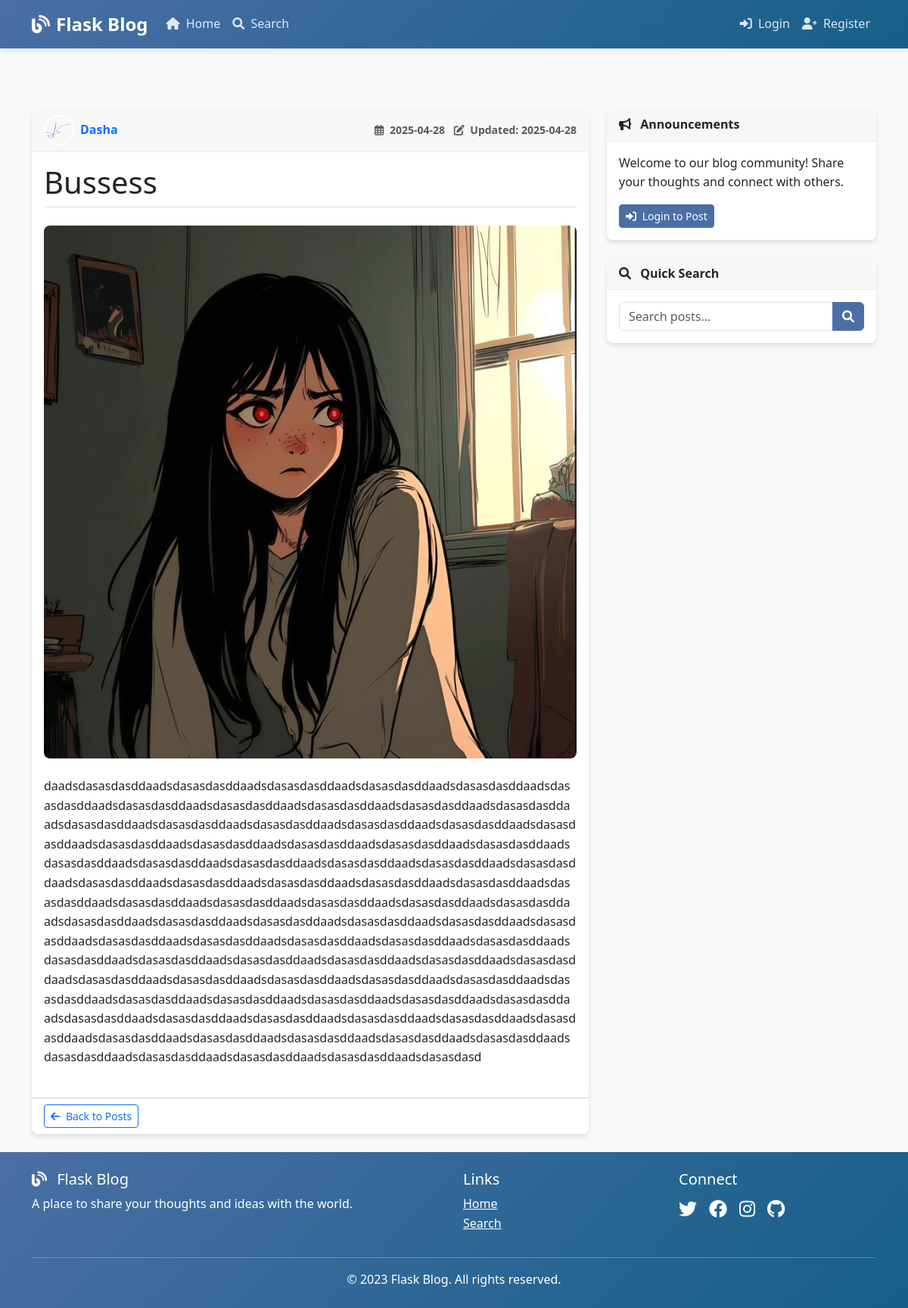
Page /post/3 on the earlier database version.
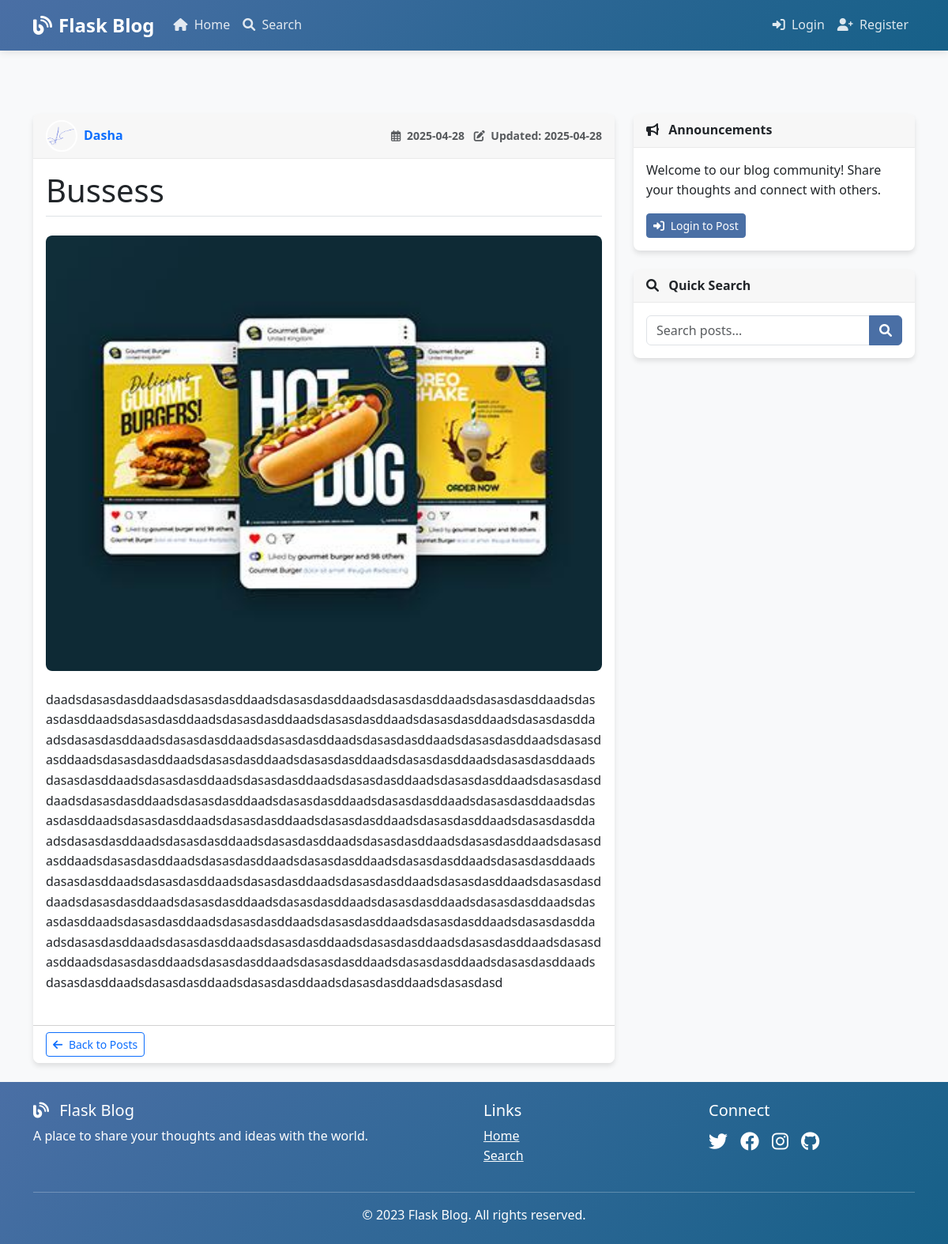
Same page on the later database version.
### app/models/post.py (models this page shows, shortened)
class Post(db.Model):
    id = db.Column(db.Integer, primary_key=True)
    title = db.Column(db.String(100), nullable=False)
    content = db.Column(db.Text, nullable=False)
    image_file = db.Column(db.String(20), nullable=True)
    created_at = db.Column(db.DateTime, nullable=False, default=datetime.utcnow)
    updated_at = db.Column(db.DateTime, onupdate=datetime.utcnow)
    user_id = db.Column(db.Integer, db.ForeignKey('user.id'), nullable=False)

### app/controllers/posts.py (the view)
@posts_bp.route('/post/<int:post_id>')
def post(post_id):
    post = Post.query.get_or_404(post_id)
    return render_template('posts/view.html', title=post.title, post=post)

### app/templates/posts/view.html (shortened to what this page needs)
{% extends "base.html" %}
{% block content %}
    <article class="card mb-4 content-section">
        <div class="card-header">
            <div class="d-flex justify-content-between align-items-center">
                <a href="{{ url_for('posts.user_posts', username=post.author.username) }}" class="text-decoration-none d-flex align-items-center">
                    <img class="rounded-circle article-img" src="{{ url_for('static', filename='uploads/' + post.author.profile_image) }}" alt="{{ post.author.username }}">
                    <span class="ms-2 fw-bold">{{ post.author.username }}</span>
                </a>
                <div>
                    <small class="text-muted">
                        <i class="far fa-calendar-alt me-1"></i> {{ post.created_at.strftime('%Y-%m-%d') }}
                    </small>
                    {% if post.updated_at and post.updated_at != post.created_at %}
                        <small class="text-muted ms-2">
                            <i class="fas fa-edit me-1"></i> Updated: {{ post.updated_at.strftime('%Y-%m-%d') }}
                        </small>
                    {% endif %}
                </div>
            </div>
        </div>
        <div class="card-body">
            <h1 class="card-title mb-4 pb-2 border-bottom">{{ post.title }}</h1>
            {% if post.image_file %}
                <div class="post-image-container text-center mb-4">
                    <img src="{{ url_for('static', filename='uploads/' + post.image_file) }}" class="img-fluid rounded shadow" alt="{{ post.title }}">
                </div>
            {% endif %}
            <div class="post-content mb-4">
                {{ post.content|safe }}
            </div>
        </div>
        <div class="card-footer bg-white">
            <a href="{{ url_for('posts.index') }}" class="btn btn-sm btn-outline-primary">
                <i class="fas fa-arrow-left me-1"></i> Back to Posts
            </a>
        </div>
    </article>
{% endblock content %}

Differences in the rows shown:
changed Post "Bussess": image_file: a different picture
